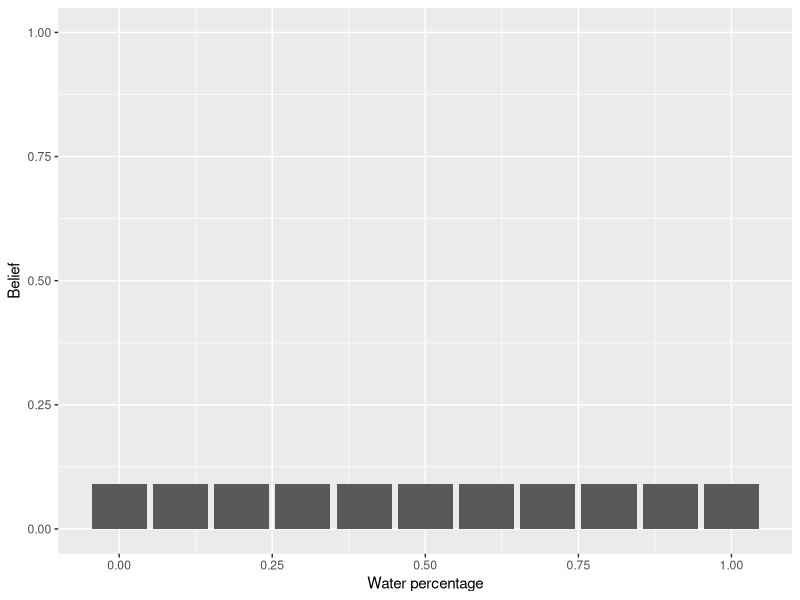
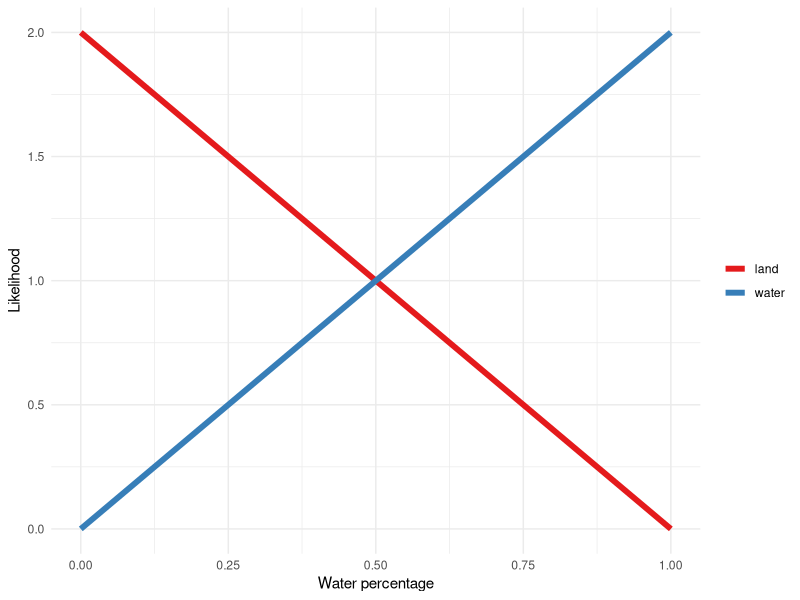

Write the R code that produced these figures, in order. (Note: this script raises an error after producing the figures.)
# library
library(tidyverse)
library(ggplot2)

# x axis
x <- seq(0, 1, 0.1)

# prior
prior <- rep(1, 11) / 11

# plot our initial belief
df <- data.frame(x, prior)
ggplot(df, aes(x, prior)) +
  geom_bar(stat = "identity") +
  xlab("Water percentage") +
  ylab("Belief") +
  ylim(0, 1)

# water
water <- x * 2

# land
land <- 2 - water

# plot likelihood
df <- data.frame(x, y = water, group = "water")
df <- rbind(df, data.frame(x, y = land, group = "land"))
ggplot(df, aes(x, y, color = group)) +
  geom_line(size = 2) +
  xlab("Water percentage") +
  ylab("Likelihood") +
  scale_color_brewer(palette = "Set1") +
  theme_minimal() +
  theme(legend.title = element_blank())

# set posterior
our_belief <- NULL

saw_land <- function(our_belief) {
  # calculate the posterior
  if (is.null(our_belief)) {
    posterior <- prior * land
  } else {
    posterior <- our_belief * land
  }
  posterior <- posterior / sum(posterior)

  # plot
  df <- data.frame(x, posterior)
  p <- ggplot(df, aes(x, posterior)) +
    geom_bar(stat = "identity") +
    xlab("Water percentage") +
    ylab("Belief") +
    ylim(0, 1)
  print(p)

  results <- list(our_belief = posterior, plot = p)
  return(results)
}

saw_water <- function(our_belief) {
  # calculate the posterior
  if (is.null(our_belief)) {
    posterior <- prior * water
  } else {
    posterior <- our_belief * water
  }
  posterior <- posterior / sum(posterior)

  # plot
  df <- data.frame(x, posterior)
  p <- ggplot(df, aes(x, posterior)) +
    geom_bar(stat = "identity") +
    xlab("Water percentage") +
    ylab("Belief") +
    ylim(0, 1)
  print(p)

  results <- list(our_belief = posterior, plot = p)
  return(results)
}

# init belief is equal to prior
r$our_belief <- prior

# sample location from https://www.realrandom.net/location.html

# saw land
r <- saw_land(r$our_belief)

# saw water
r <- saw_water(r$our_belief)

# plot the truth
r$plot +
  geom_vline(xintercept = 0.71, linetype = "dashed", size = 1)
